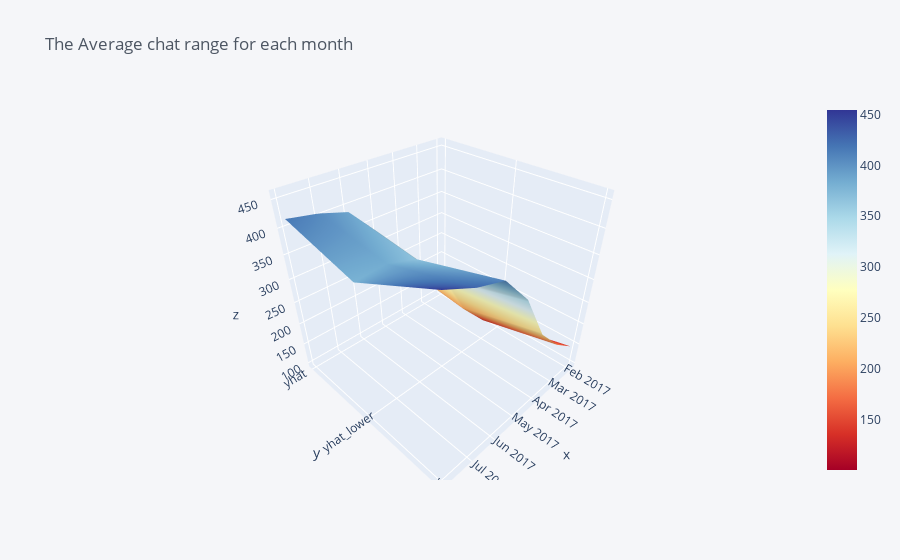

Notebook code cell kept with this figure:
### Code cell
forecast_july.set_index('ds',inplace=True)
forecast_july.index=pd.to_datetime(forecast_july.index)
d1=forecast_july.resample('M').mean()
#this connects js to notebook
init_notebook_mode(connected=True)
#plotly essentially connects pandas and python to the interactive js library
d1[['yhat', 'yhat_lower', 'yhat_upper']].iplot(kind='surface',colorscale='rdylbu',title='The Average chat range for each month')

### Figure 1 — Plotly figure (JSON) as saved in the notebook; plotly's stock layout.template omitted (floating-point values rounded to 4 significant figures)
{"data": [{"colorscale": [[0, "rgb(165,0,38)"], [0.1, "rgb(215,48,39)"], [0.2, "rgb(244,109,67)"], [0.3, "rgb(253,174,97)"], [0.4, "rgb(254,224,144)"], [0.5, "rgb(255,255,191)"], [0.6, "rgb(224,243,248)"], [0.7, "rgb(171,217,233)"], [0.8, "rgb(116,173,209)"], [0.9, "rgb(69,117,180)"], [1, "rgb(49,54,149)"]], "type": "surface", "x": ["2017-01-31", "2017-02-28", "2017-03-31", "2017-04-30", "2017-05-31", "2017-06-30", "2017-07-31"], "y": ["yhat", "yhat_lower", "yhat_upper"], "z": [[122.4, 160.9, 222.6, 325.4, 388.3, 405.5, 416.5], [100.9, 139.2, 201.1, 303.7, 366.7, 383.6, 379.2], [143.7, 182.3, 244.0, 346.9, 409.7, 427.3, 454.4]]}], "layout": {"legend": {"bgcolor": "#F5F6F9", "font": {"color": "#4D5663"}}, "paper_bgcolor": "#F5F6F9", "plot_bgcolor": "#F5F6F9", "title": {"font": {"color": "#4D5663"}, "text": "The Average chat range for each month"}, "xaxis": {"gridcolor": "#E1E5ED", "showgrid": true, "tickfont": {"color": "#4D5663"}, "title": {"font": {"color": "#4D5663"}, "text": ""}, "zerolinecolor": "#E1E5ED"}, "yaxis": {"gridcolor": "#E1E5ED", "showgrid": true, "tickfont": {"color": "#4D5663"}, "title": {"font": {"color": "#4D5663"}, "text": ""}, "zerolinecolor": "#E1E5ED"}}}
